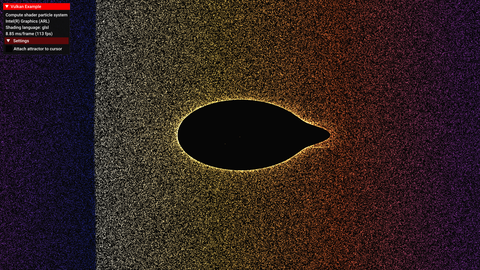
#> input picture ps5/reference/computeparticles.png, 480 x 270 px, given as the content of the folder ../reference/computeparticles.png, which was not available
$ python contact-sheet.py ../reference/computeparticles.png
#> lines starting #> are read from the running program, lines starting #| are printed output that depends on the picture; pictures that were not available may be replaced by others from this repository, and a replacement may not be noted
#!/usr/bin/env python3
"""PS5 Vulkan Template - a run's pictures on a few sheets, to look at together.

    contact-sheet.py RUN_DIR      RUN_DIR/sheet-<n>.png, six pictures each, named

Copyright (C) 2026 Mihawk
SPDX-License-Identifier: MIT
"""
import sys
from pathlib import Path

from PIL import Image, ImageDraw

run = Path(sys.argv[1])
pictures = sorted(p for p in run.glob("*.png") if not p.name.startswith("sheet-"))
W, H = 800, 450
for n in range(0, len(pictures), 6):
    sheet = Image.new("RGB", (W * 2, H * 3))
#> sheet: PIL image 1600x1350 RGB; every value is 0
    for i, picture in enumerate(pictures[n:n + 6]):
        image = Image.open(picture).convert("RGB").resize((W, H), Image.LANCZOS)
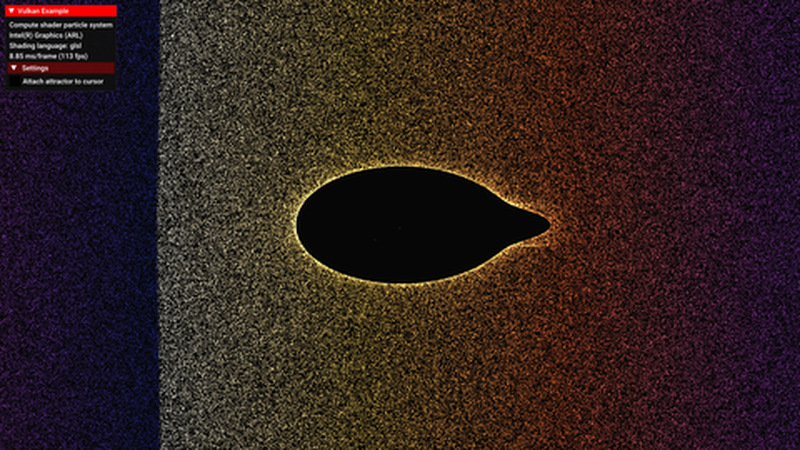
#> image: PIL image 800x450 RGB; mean R, G, B 49.9, 33.7, 31.5
        draw = ImageDraw.Draw(image)
        draw.rectangle([0, H - 28, 300, H], fill=(0, 0, 0))
        draw.text((6, H - 24), picture.stem, fill=(255, 255, 0))
        sheet.paste(image, ((i % 2) * W, (i // 2) * H))
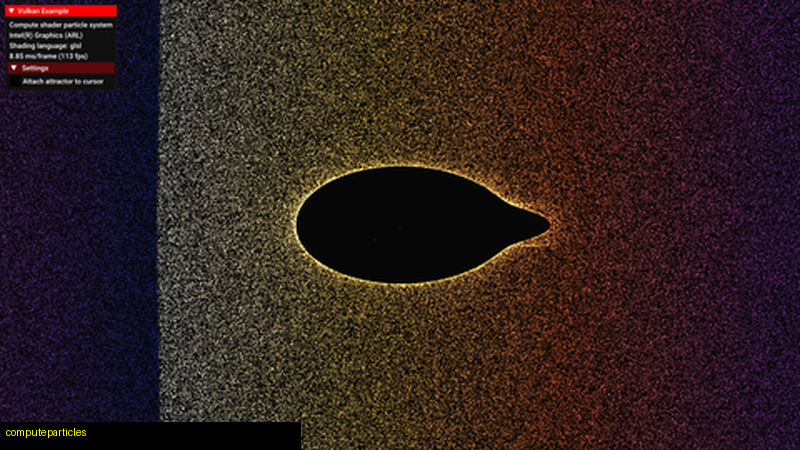
#> image: PIL image 800x450 RGB; mean R, G, B 49.1, 33, 30.6
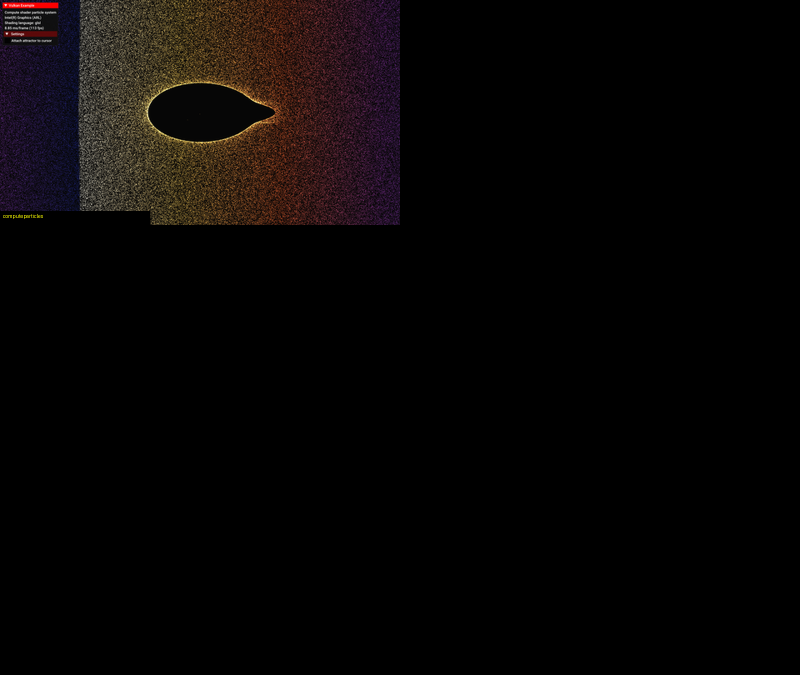
#> sheet: PIL image 1600x1350 RGB (shown at 1/2 size); mean R, G, B 8.2, 5.5, 5.1
    sheet.save(run / f"sheet-{n // 6 + 1}.png")
    print(run / f"sheet-{n // 6 + 1}.png")

$ run again, on ps5/reference/deferred.png
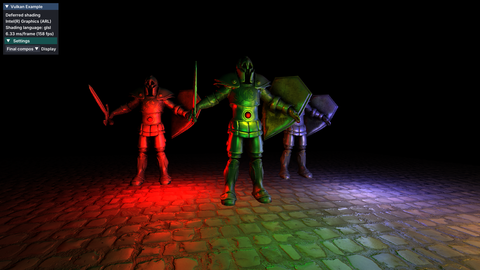
#> input picture ps5/reference/deferred.png, 480 x 270 px, given as the content of the folder ../reference/deferred.png, which was not available
#> `sheet.paste(image, ((i % 2) * W, (i // 2) * H))`:
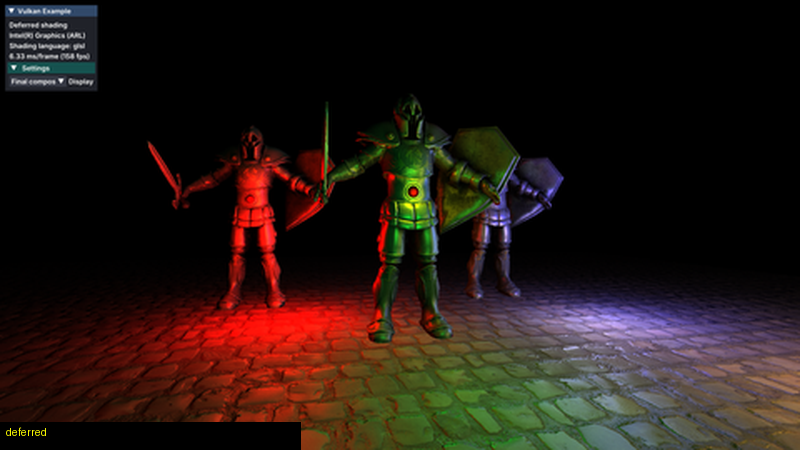
#> image: PIL image 800x450 RGB; mean R, G, B 36.4, 23.6, 18.6
#> `sheet.paste(image, ((i % 2) * W, (i // 2) * H))`:
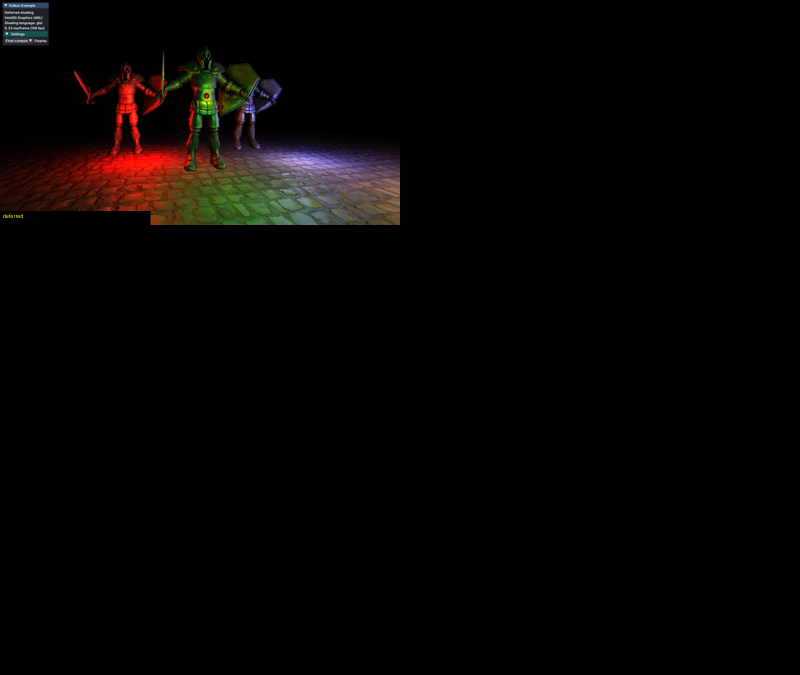
#> sheet: PIL image 1600x1350 RGB (shown at 1/2 size); mean R, G, B 6.1, 3.9, 3.1
